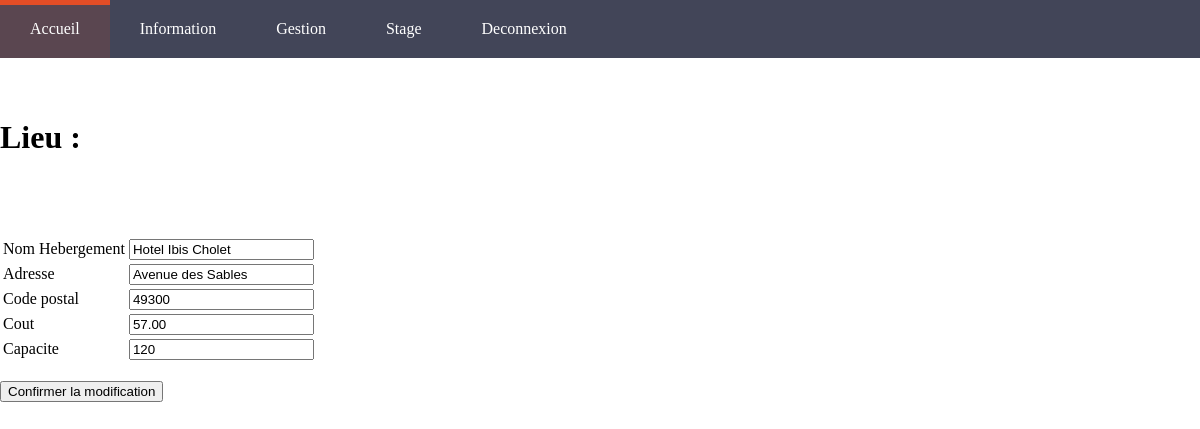
/MDS49-Final/index.php?uc=lieux&action=modifLieux&num=1 (signed in), run on the app's committed database.
### tables this page shows
CREATE TABLE IF NOT EXISTS LIEUHEBERGEMENT
 (
   IDHEBERGEMENT INTEGER NOT NULL AUTO_INCREMENT ,
   IDVILLE INTEGER NULL  ,
   ADRESSEHEBER CHAR(32) NOT NULL  ,
   CODEPOSTALHEBER CHAR(5) NOT NULL  ,
   NOMHEBERGEMENT CHAR(50) NOT NULL  ,
   COUTHEBER DECIMAL(10,2) NOT NULL  ,
   CAPACITEHEBER INTEGER NOT NULL  ,
   PRIMARY KEY (IDHEBERGEMENT) ,
   KEY lieuhebergement_ville (IDVILLE)
 );

### MDS49-Final/util/class.pdoMDS49.inc.php (called while the page is built, shortened)
<?php
class PdoMDS49
{
      	private static $serveur='mysql:host=db672809222.db.1and1.com';
      	private static $bdd='dbname=db672809222';
      	private static $user='dbo672809222' ;
      	private static $mdp='BMw1234*CEMP' ;
		private static $monPdo;
		private static $monPdoMDS49 = null;
	private function __construct()
	{
    		PdoMDS49::$monPdo = new PDO(PdoMDS49::$serveur.';'.PdoMDS49::$bdd, PdoMDS49::$user, PdoMDS49::$mdp);
			PdoMDS49::$monPdo->query("SET CHARACTER SET utf8");
	}
	public  static function getPdoMDS49()
	{
		if(PdoMDS49::$monPdoMDS49 == null)
		{
			PdoMDS49::$monPdoMDS49= new PdoMDS49();
		}
		return PdoMDS49::$monPdoMDS49;
	}
 	public function getUnLieu($num){
		$req = "SELECT * FROM LIEUHEBERGEMENT INNER JOIN VILLE ON LIEUHEBERGEMENT.IDVILLE = VILLE.IDVILLE WHERE IDHEBERGEMENT= $num";
		$res = PdoMDS49::$monPdo->query($req);
		$laligne = $res->fetch();
		return $laligne;
	}
}
?>

### MDS49-Final/vues/v_modifLieux.php (the view, shortened to what this page needs)
<!doctype html>
<html>
    <head>
		<link href="style.css" rel="stylesheet" type="text/css" />
    </head>
   <body>
   <p><h1>Lieu :</h1></p><BR/>
	<form action="index.php?uc=lieux&action=confirmModifLieux&num=<?php echo $num ;?>" method="post">
		<table>
		<tbody>
			<tr><td>Nom Hebergement</td><td><input type="text" name="TNomHebergement" value="<?php echo $unLieu['NOMHEBERGEMENT'];?>"/></td></tr>
			<tr><td>Adresse</td><td><input type="text" name="TAdresse" value="<?php echo $unLieu['ADRESSEHEBER'];?>"/></td></tr>
			<tr><td>Code postal</td><td><input type="text" name="TCodepostal" value="<?php echo $unLieu['CODEPOSTALHEBER'];?>"/></td></tr>
			<tr><td>Cout </td><td><input type="text" name="TCout" value="<?php echo $unLieu['COUTHEBER'];?>"/></td></tr>
			<tr><td>Capacite</td><td><input type="text" name="TCapacite" value="<?php echo $unLieu['CAPACITEHEBER'];?>"/></td></tr>
		</tbody>
		</table>
                <br/>
		<input type="submit" value="Confirmer la modification">
	</form>
	</body>
</html>

### MDS49-Final/vues/v_entete.php (shortened to what this page needs)
<!DOCTYPE HTML PUBLIC "-//W3C//DTD HTML 4.01 Transitional//EN"
"http://www.w3.org/TR/html4/loose.dtd">
<html lang="fr">
<head>
<link href="util/style.css" rel="stylesheet" type="text/css">
</head>
<body >

### MDS49-Final/vues/v_menuHorizontal.php (shortened to what this page needs)
<nav>
    <ul>
        <li class="accueil"><a href="index.php">Accueil</a>
        </li>
        <li class="information"><a>Information</a>
        </li>
        <?php if(isset($_SESSION["loggedin"]))
        { ?>
        <li class="gestion"><a>Gestion</a>
        </li>
        <?php } ?>
        <?php if(!isset($_SESSION["loggedin"]) || $_SESSION["loggedin"] != true)
        { ?>
            <li class="identification"><a href="index.php?uc=identifier&action=seConnecter">S'identifier</a></li> <?php
        }
        else
        { ?>
            <li class="stage"><a href="index.php?uc=stage&action=demandeStage">Stage</a></li>
            <li class="identification"><a href="index.php?uc=identifier&action=seDeconnecter">Deconnexion</a></li>
        <?php } ?>
        </ul>
</nav>

### MDS49-Final/index.php (shortened to what this page needs)
<?php
require_once("util/class.pdoMDS49.inc.php");
include("vues/v_entete.php") ;
include("vues/v_menuHorizontal.php");
if (!isset($_REQUEST['uc']))
		$uc = 'accueil';
else
		$uc = $_REQUEST['uc'];
$pdo = pdoMDS49::getPdoMDS49();
switch ($uc) {
	case 'lieux':
		include ("controleurs/c_gestionLieux.php");
		break;
}
?>

### MDS49-Final/controleurs/c_gestionLieux.php (shortened to what this page needs)
<?php
	$action=$_REQUEST['action'];
	switch($action)
	{
		case 'modifLieux' :
			$num = $_REQUEST['num'];
			$unLieu = $pdo->getUnLieu($num);
			include ("vues/v_modifLieux.php");
			break;
	}
?>

### MDS49-Final/util/style.css (style rules this page uses)
body { front-family: 'Source code pro', Calibri, serif; margin: 0px; padding: 0px; }
p { margin:20px; padding:10px; }
nav > ul { margin: 0px; padding: 0px; }
nav > ul >li { float: left; position: relative; }
nav li { list-style-type: none; }
nav { width: 100%; background-color: #424558; }
nav > ul::after { content: ""; display: block; clear: both; }
nav a { display: inline-block; text-decoration: none; }
nav > ul > li > a { padding: 20px 30px; color: #FFF; }

### MDS49-Commun/util/style.css (style rules this page uses)
body { front-family: 'Source code pro', Calibri, serif; margin: 0px; padding: 0px; }
nav > ul { margin: 0px; padding: 0px; }
nav > ul >li { float: left; position: relative; }
nav li { list-style-type: none; }
nav { width: 100%; background-color: #424558; }
nav > ul::after { content: ""; display: block; clear: both; }
nav a { display: inline-block; text-decoration: none; }
nav > ul > li > a { padding: 20px 30px; color: #FFF; }

### data on the page
lieuhebergement: TNomHebergement "Hotel Ibis Cholet", TAdresse "Avenue des Sables", TCodepostal "49300", TCout "57.00", TCapacite "120"
